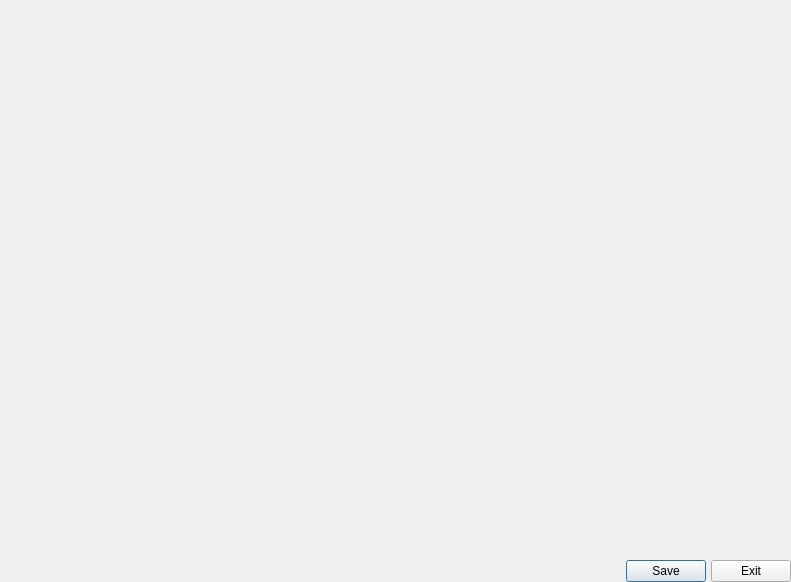
<?xml version="1.0" encoding="UTF-8"?>
<ui version="4.0">
 <class>ImageDialog</class>
 <widget class="QDialog" name="ImageDialog">
  <property name="geometry">
   <rect>
    <x>0</x>
    <y>0</y>
    <width>791</width>
    <height>582</height>
   </rect>
  </property>
  <property name="windowTitle">
   <string>Dialog</string>
  </property>
  <layout class="QGridLayout" name="gridLayout">
   <property name="leftMargin">
    <number>0</number>
   </property>
   <property name="topMargin">
    <number>0</number>
   </property>
   <property name="rightMargin">
    <number>0</number>
   </property>
   <property name="bottomMargin">
    <number>0</number>
   </property>
   <property name="spacing">
    <number>5</number>
   </property>
   <item row="1" column="1">
    <widget class="QPushButton" name="pushButton_2">
     <property name="text">
      <string>Save</string>
     </property>
    </widget>
   </item>
   <item row="0" column="0" colspan="3">
    <widget class="QLabel" name="label">
     <property name="frameShape">
      <enum>QFrame::NoFrame</enum>
     </property>
     <property name="text">
      <string/>
     </property>
    </widget>
   </item>
   <item row="1" column="0">
    <spacer name="horizontalSpacer">
     <property name="orientation">
      <enum>Qt::Horizontal</enum>
     </property>
     <property name="sizeHint" stdset="0">
      <size>
       <width>592</width>
       <height>20</height>
      </size>
     </property>
    </spacer>
   </item>
   <item row="1" column="2">
    <widget class="QPushButton" name="pushButton">
     <property name="text">
      <string>Exit</string>
     </property>
    </widget>
   </item>
  </layout>
 </widget>
 <resources/>
 <connections/>
</ui>
